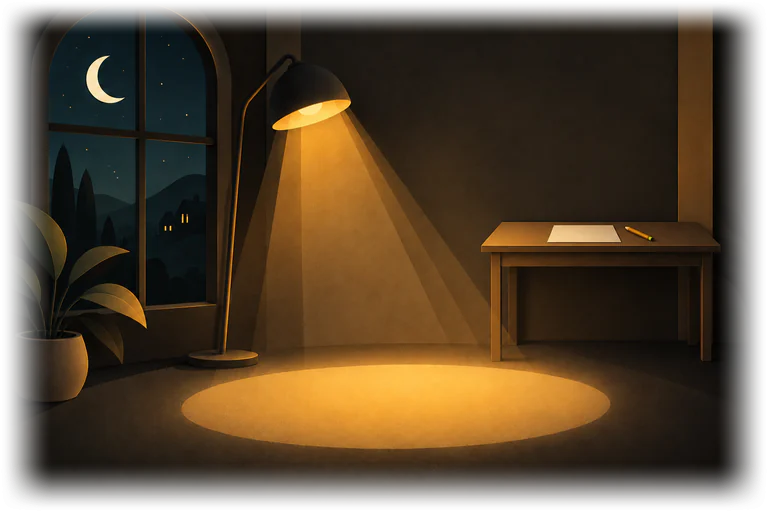
#> input picture tmp/design-1017/learn-review/assets/scene-nothing-night.webp, 768 x 512 px
$ python -i build_scenes.py   (imports and definitions only)
#> lines starting #> are read from the running program, lines starting #| are printed output that depends on the picture; after the words box and inside, x2 and y2 are one past the last pixel; in counts of white or black regions, pixels touching at a corner belong together
#> further down, picture is the input picture: PIL image 768x512 RGBA; mean R, G, B, A 59.8, 43.5, 23, 216.6
"""Builds the painted scenes (assets/art/scene-*.webp) from the full-resolution masters, and measures
the anchors Mobi and the seal land on (writes ../shared/scene-anchors.json).

Usage (from flutter_app):
    python tool/build_scenes.py [masters folder]
Default masters: ../../mockmob-next/tmp/feature-wave-1015/masters/I1 (the Codex originals, kept at
full resolution, plus the processed full-size PNGs this script writes into <masters>/processed/ for
the website's own sizes).

What it does, per file:
- The empty states and the milestone band are native 1536 x 1024 originals, feathered to transparent
  at every edge (so they sit on the ground of either theme with no seam) and encoded as WebP with
  alpha, quality searched down from 92 until the file fits its budget.
- The two tall rooms (welcome, plan seal) are cropped to their painted part, resized once with
  LANCZOS to 1296 px wide, given the 2 percent grain back, and blended into the exact ground colour
  at their foot (code paints the same ground under them).
Needs Pillow and numpy. Prints sizes, quality and the anchors; the budget for the whole set is
1.5 MB more than the set it replaces.
"""
import io
import json
import sys
from pathlib import Path

import numpy as np
from PIL import Image, ImageFilter

ROOT = Path(__file__).resolve().parent.parent
OUT = ROOT / "assets" / "art"
SHARED = ROOT.parent / "shared"
HERE = ROOT.parent.parent  # .../mockmob copy
DEFAULT_MASTERS = HERE / "mockmob-next" / "tmp" / "feature-wave-1015" / "masters" / "I1"
OLD_FINAL = HERE / "mockmob-next" / "tmp" / "art-explore" / "final"

NIGHT_GROUND = (0x12, 0x11, 0x0E)
DAY_GROUND = (0xF3, 0xEF, 0xE6)
VIGNETTE_BUDGET = 175 * 1000
BAND_BUDGET = 150 * 1000
TALL_BUDGET = 230 * 1000


def smooth(t):
    t = np.clip(t, 0, 1)
    return t * t * (3 - 2 * t)


# [54 lines left out: functions encode_under, feathered, blend_bottom, grain, tall_room, not called in this run]


def lum(im):
    a = np.asarray(im.convert("RGB")).astype(np.float32)
    return 0.2126 * a[..., 0] + 0.7152 * a[..., 1] + 0.0722 * a[..., 2]


def ellipse_of(im, night=True, centre=(0.52, 0.79)):
    """The lit floor ellipse as fractions: cx, cy, w, h. The patch is the connected region around
    [centre] that is at least halfway from the bare floor to the ellipse's own level (Night: luminance;
    Day: how much warmer than the cream it is), measured on a 4x smaller copy and kept below y = 0.70
    so the lamp's cone, which melts into the ellipse, is not counted."""
#> called with night = True, centre = (0.52, 0.79)
    im = im.convert("RGB")
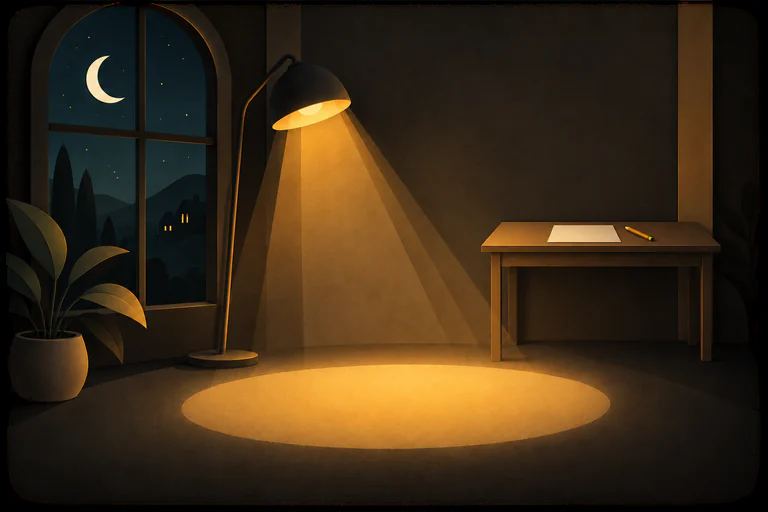
#> im: PIL image 768x512 RGB; mean R, G, B 59.8, 43.5, 23
    W, H = im.size
#> W = 768; H = 512
    small = im.resize((W // 4, H // 4), Image.BOX).filter(ImageFilter.GaussianBlur(1.5))
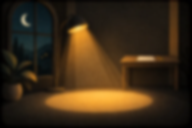
#> small: PIL image 192x128 RGB; mean R, G, B 60, 43.6, 23.1
    a = np.asarray(small).astype(np.float32)
    v = lum(small) if night else (a[..., 0] + a[..., 1]) / 2 - a[..., 2]
#> in lum, `return 0.2126 * a[..., 0] + 0.7152 * a[..., 1] + 0.0722 * a[..., 2]`:
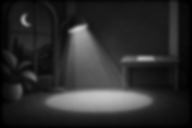
#> returned value: shape (128, 192) float32; min 0, max 201.9, mean 45.6
    h, w = v.shape
#> h = 128; w = 192
    cy, cx = int(centre[1] * h), int(centre[0] * w)
#> cy = 101; cx = 99
    core = v[int((centre[1] - 0.02) * h):int((centre[1] + 0.02) * h), int((centre[0] - 0.05) * w):int((centre[0] + 0.05) * w)]
    level = np.percentile(core, 50)
#> level = 184.1
    floor = np.median(v[int(0.94 * h):int(0.98 * h), int(0.3 * w):int(0.7 * w)])
#> floor = 23.91
    cut = floor + 0.5 * (level - floor)
#> cut = 104
    mask = (v > cut) if level > floor else (v < cut)
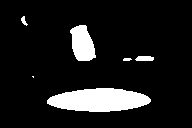
#> mask: shape (128, 192) bool; 10.9% white; 6 white regions (1 under 20 px), largest, box (x1, y1, x2, y2) and area: (47, 88, 151, 112) 1866, (70, 25, 96, 61) 673, (135, 56, 154, 61) 84, (21, 16, 28, 26) 34, (123, 58, 132, 61) 23
    mask[: int(0.70 * h)] = False
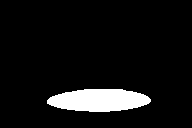
#> mask: shape (128, 192) bool; 7.5% white; 1 white region, box (x1, y1, x2, y2) and area: (47, 89, 151, 112) 1848
    seen = np.zeros_like(mask)
    stack = [(cy, cx)]
#> stack = [(101, 99)]
    seen[cy, cx] = True
    xs, ys = [], []
    while stack:
        y, x = stack.pop()
        xs.append(x)
        ys.append(y)
        for ny, nx in ((y + 1, x), (y - 1, x), (y, x + 1), (y, x - 1)):
            if 0 <= ny < h and 0 <= nx < w and mask[ny, nx] and not seen[ny, nx]:
                seen[ny, nx] = True
                stack.append((ny, nx))
#> after the loop, stack = []
    x0, x1, y0, y1 = min(xs), max(xs), min(ys), max(ys)
#> x0 = 47; x1 = 150; y0 = 89; y1 = 111
    return dict(cx=round((x0 + x1) / 2 / w, 4), cy=round((y0 + y1) / 2 / h, 4), w=round((x1 - x0) / w, 4), h=round((y1 - y0) / h, 4))


# [29 lines left out: functions ellipse_of_day, bulb_of, save, not called in this run]


class _Tall:
    """The two portrait rooms' numbers, filled in by the tall-room step."""
    welcome = None
    plan_seal = None

    # [5 lines left out: function update_doc, not called in this run]


TALL = _Tall()


# [75 lines left out: function main, not called in this run]


# What the app and the website use (equal to SceneAnchor, SceneLifeSpec and MilestoneArtBand in
# lib/core/widgets/art and lib/features/rhythm/celebration; a Dart test keeps them equal). Measured
# above on the delivered files: Night within 0.01 of these, and every room built on the floor lamp
# shares one lit ellipse in Night and Day because each Day file is rendered from its Night file.
FLOOR_LAMP = dict(footX=0.514, footY=0.796)
DESK_LAMP = dict(footX=0.50, footY=0.776)
LIFE_FLOOR = dict(lampX=0.408, lampY=0.222, coneFootY=0.70, ellipseX=0.514, ellipseY=0.785, ellipseW=0.55,
                  stars=[[0.225, 0.07], [0.235, 0.21], [0.10, 0.21]])
LIFE_DESK = dict(lampX=0.393, lampY=0.356, coneFootY=0.70, ellipseX=0.50, ellipseY=0.766, ellipseW=0.484,
                 stars=[[0.19, 0.08], [0.215, 0.17], [0.09, 0.20]])
ROOMS = {"allClear": "floor", "offline": "desk", "nothingYet": "floor", "saved": "floor", "noResults": "floor", "unreachable": "floor"}


# [34 lines left out: functions check_anchors, write_shared_anchors, not called in this run]


# [2 lines not run here, left out]

>>> from PIL import Image
>>> picture = Image.open('../../tmp/design-1017/learn-review/assets/scene-nothing-night.webp')
>>> result = ellipse_of(picture)
#> result = {'cx': 0.513, 'cy': 0.781, 'w': 0.536, 'h': 0.172}

$ run again, on tmp/design-1017/learn-review/assets/app-obj-business.webp
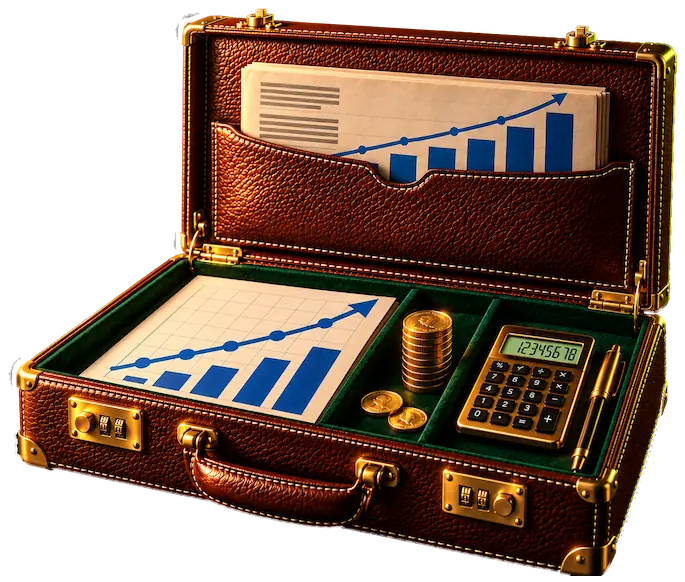
#> input picture tmp/design-1017/learn-review/assets/app-obj-business.webp, 685 x 582 px
#> picture is the input picture: PIL image 685x582 RGBA; mean R, G, B, A 69.4, 46.9, 33, 174.6
#> level = 46.76
#> floor = 0
#> cut = 23.38
#> in ellipse_of, `mask = (v > cut) if level > floor else (v < cut)`:
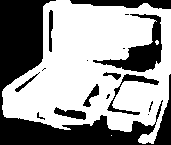
#> mask: shape (145, 171) bool; 59.8% white; 17 black regions (7 under 20 px), largest, box (x1, y1, x2, y2) and area: (0, 0, 171, 145) 7049, (93, 14, 162, 72) 1267, (70, 0, 171, 9) 611
#> after the loop in ellipse_of, `while stack:`:
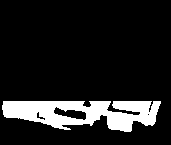
#> seen: shape (145, 171) bool; 12.7% white; 1 white region, box (x1, y1, x2, y2) and area: (2, 101, 161, 132) 3147
#> result = {'cx': 0.474, 'cy': 0.8, 'w': 0.924, 'h': 0.207}

$ run again, on tmp/design-1017/learn-review/assets/obj-economics.v2-256.webp
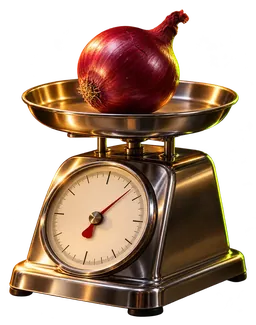
#> input picture tmp/design-1017/learn-review/assets/obj-economics.v2-256.webp, 256 x 325 px
#> picture is the input picture: PIL image 256x325 RGBA; mean R, G, B, A 78, 54.3, 37.2, 136.8
#> in lum, `return 0.2126 * a[..., 0] + 0.7152 * a[..., 1] + 0.0722 * a[..., 2]`:
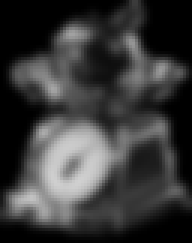
#> returned value: shape (81, 64) float32 (shown 3 times larger); min 0, max 208.1, mean 58.2
#> core = [[169.5, 148.6, 121.3, 90.8, 62.53, 42.96], [148.3, 123.9, 95.66, 68.67, 49.1, 37.4], [120.1, 94.87, 71.38, 53.25, 43.4, 38.33]]
#> level = 81.09
#> floor = 21.13
#> cut = 51.11
#> in ellipse_of, `mask[: int(0.70 * h)] = False`:
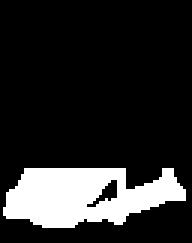
#> mask: shape (81, 64) bool (shown 3 times larger); 16.3% white; 1 white region, box (x1, y1, x2, y2) and area: (1, 56, 62, 76) 845
#> result = {'cx': 0.484, 'cy': 0.809, 'w': 0.938, 'h': 0.235}
